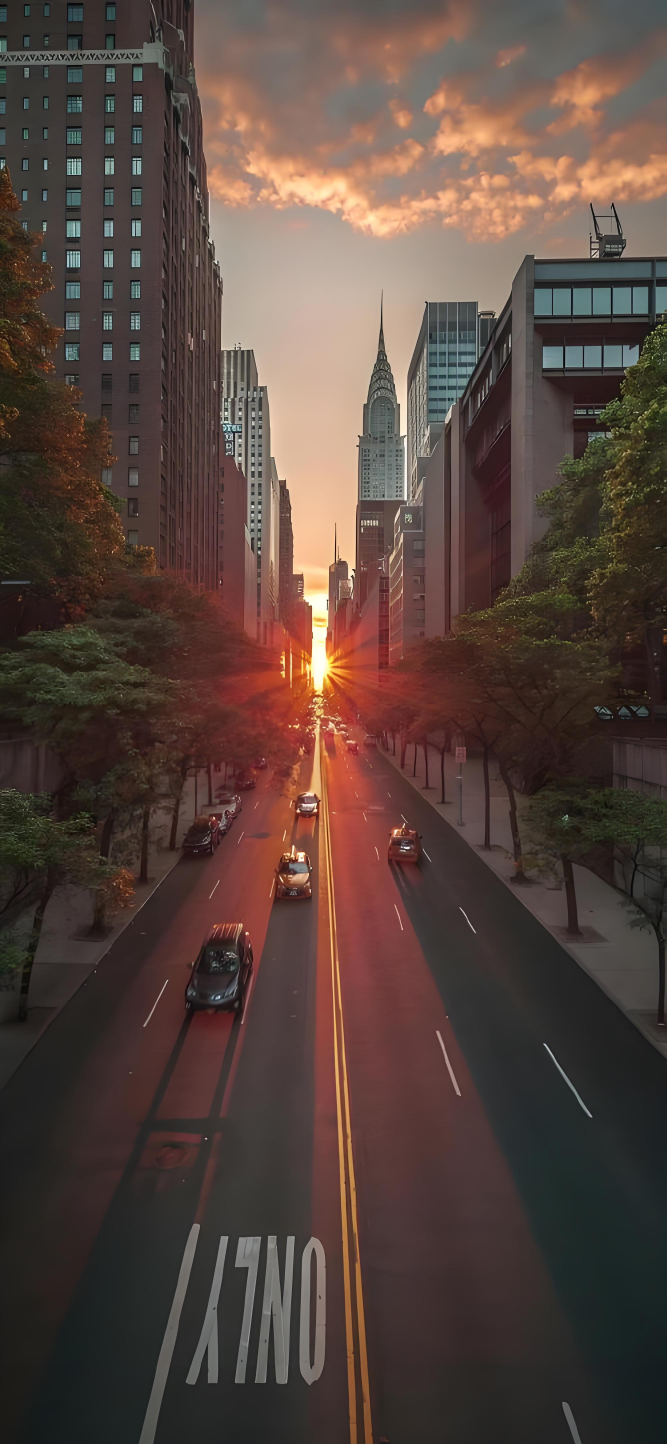
#> input picture data/beauty/beauty_01.jpg, 2000 x 4332 px (shown at 1/3 size)
$ python -i utils.py   (imports and definitions only)
#> lines starting #> are read from the running program, lines starting #| are printed output that depends on the picture; after the words box and inside, x2 and y2 are one past the last pixel; in counts of white or black regions, pixels touching at a corner belong together
#> further down, picture is the input picture: shape (4332, 2000, 3); mean B, G, R 61.8, 68.8, 87
import cv2
import numpy as np

"""
实现两幅图像的平滑拼接与色彩平衡（图像融合）。用于全景图拼接、多摄像头视野融合等场景
"""


# [55 lines left out: functions gstreamer_pipeline, convert_binary_to_bool, adjust_luminance, get_mean_statistisc, mean_luminance_ratio, not called in this run]


def get_mask(img):
    """
    将输入的彩色/灰度图像转换为二值掩码（Mask）数组。
    有像素内容（大于0）的地方变成 255（白色），没有内容的地方为 0（黑色）。
    """
    # 转为灰度图
    gray = cv2.cvtColor(img, cv2.COLOR_BGR2GRAY)
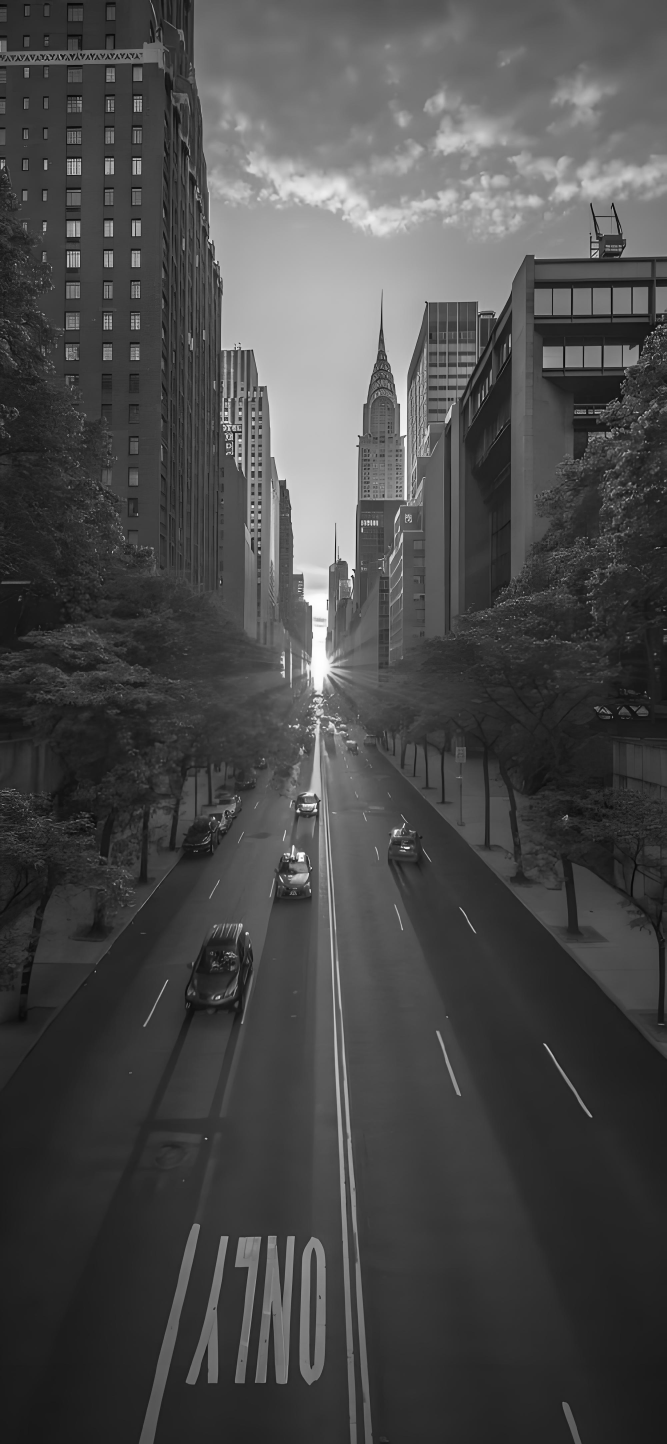
#> gray: shape (4332, 2000) (shown at 1/3 size); min 0, max 255, mean 73.5
    # 大津法/固定阈值：只要像素值大于 0，就设为 255
    ret, mask = cv2.threshold(gray, 0, 255, cv2.THRESH_BINARY)
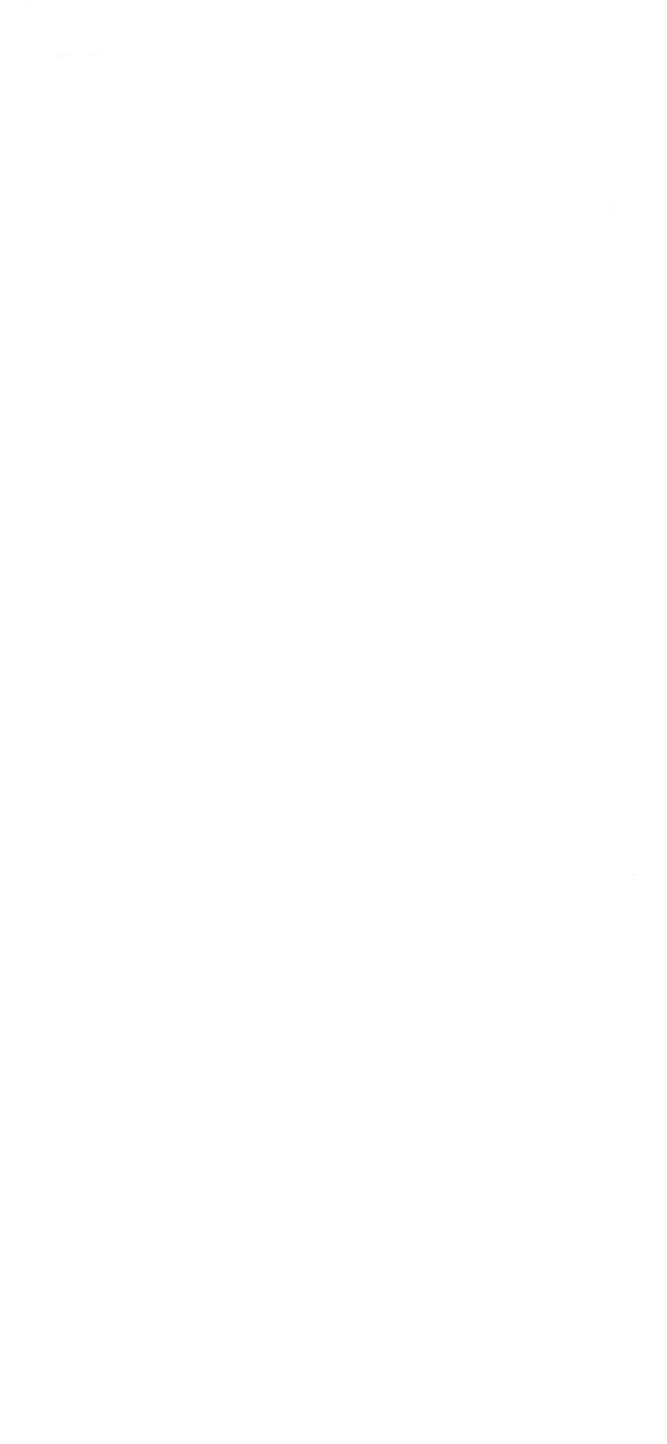
#> mask: shape (4332, 2000) (shown at 1/3 size); 100% white; black in thin lines or dots, all inside (x1, y1, x2, y2) = (75, 16, 1900, 2626)
    return mask


# [12 lines left out: function get_overlap_region_mask, not called in this run]


def get_outmost_polygon_boundary(img):
    """
    给定一个只包含图像各自非重叠（独立）区域的图像，获取其最外层的多边形边界。
    用于计算重叠区像素到图像边界的距离。
    """
    mask = get_mask(img)
    # 膨胀处理，平滑并连接可能断开的边缘
    mask = cv2.dilate(mask, np.ones((2, 2), np.uint8), iterations=2)
#> mask: shape (4332, 2000); every value is 255

    # 寻找最外层轮廓
    cnts, hierarchy = cv2.findContours(
        mask,
        cv2.RETR_EXTERNAL,  # 只检测外轮廓
        cv2.CHAIN_APPROX_SIMPLE  # 压缩水平、垂直和对角分割，只保留终点坐标
    )[-2:]  # 兼容不同 OpenCV 版本的返回值
#> cnts = [[[0, 0], [0, 4331], [1999, 4331], [1999, 0]]]

    # 按轮廓面积从大到小排序，取出面积最大的那个主要轮廓
    C = sorted(cnts, key=lambda x: cv2.contourArea(x), reverse=True)[0]
#> C = [[0, 0], [0, 4331], [1999, 4331], [1999, 0]]

    # 对轮廓进行多边形逼近（减小顶点数，使其更平滑），参数 0.009 是逼近精度
    polygon = cv2.approxPolyDP(C, 0.009 * cv2.arcLength(C, True), True)
#> polygon = [[0, 0], [0, 4331], [1999, 4331], [1999, 0]]

    return polygon


# [74 lines left out: functions get_weight_mask_matrix, make_white_balance, not called in this run]

>>> import cv2
>>> picture = cv2.imread('../../../data/beauty/beauty_01.jpg')
>>> result = get_outmost_polygon_boundary(picture)
#> result = [[0, 0], [0, 4331], [1999, 4331], [1999, 0]]

$ run again, on data/beauty/beauty_02.png
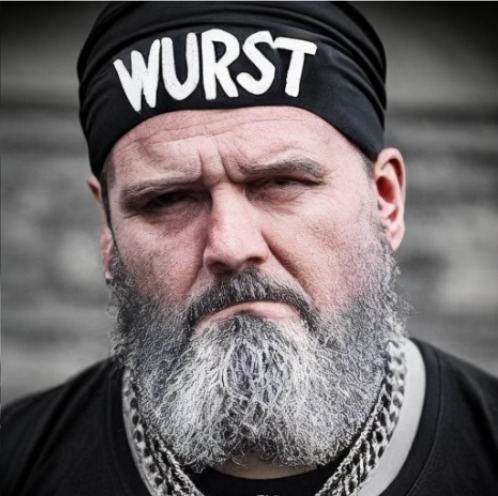
#> input picture data/beauty/beauty_02.png, 498 x 496 px
#> picture is the input picture: shape (496, 498, 3); mean B, G, R 104.3, 103.3, 110.4
#> in get_mask, `gray = cv2.cvtColor(img, cv2.COLOR_BGR2GRAY)`:
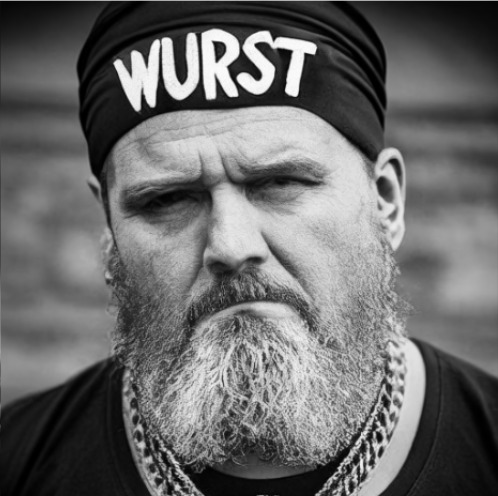
#> gray: shape (496, 498); min 0, max 254, mean 105.5
#> in get_mask, `ret, mask = cv2.threshold(gray, 0, 255, cv2.THRESH_BINARY)`:
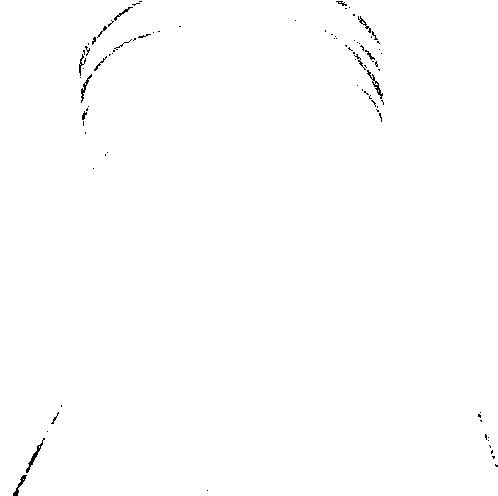
#> mask: shape (496, 498); 99.6% white; black in thin lines or dots
#> cnts = 1 item
#> C = [[0, 0], [0, 495], [14, 495], [17, 492], [18, 493], [18, 495], [497, 495], [497, 0]]
#> polygon = [[0, 0], [0, 495], [497, 495], [497, 0]]

$ run again, on data/beauty/beauty_03.png
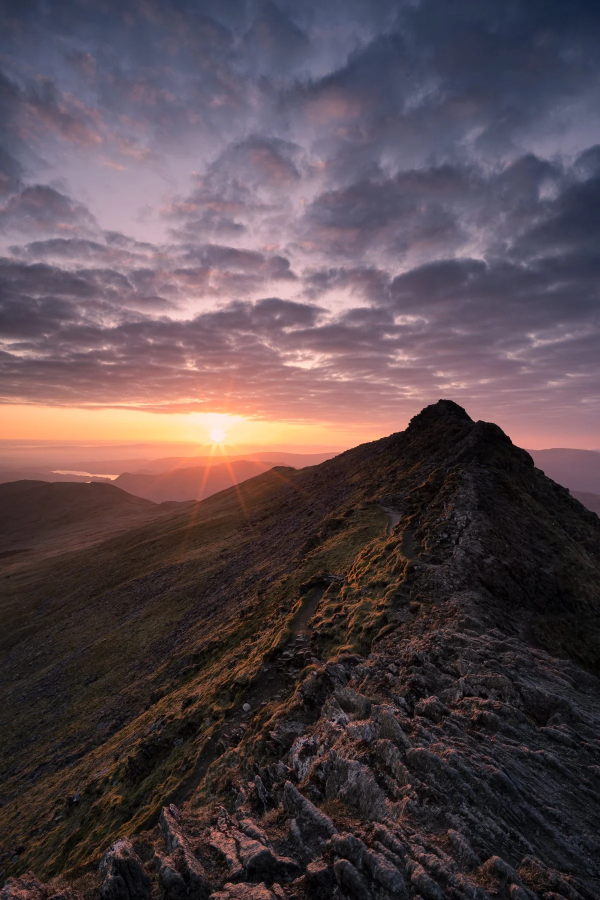
#> input picture data/beauty/beauty_03.png, 1200 x 1800 px (shown at 1/2 size)
#> picture is the input picture: shape (1800, 1200, 3); mean B, G, R 78, 72.6, 87.2
#> in get_mask, `gray = cv2.cvtColor(img, cv2.COLOR_BGR2GRAY)`:
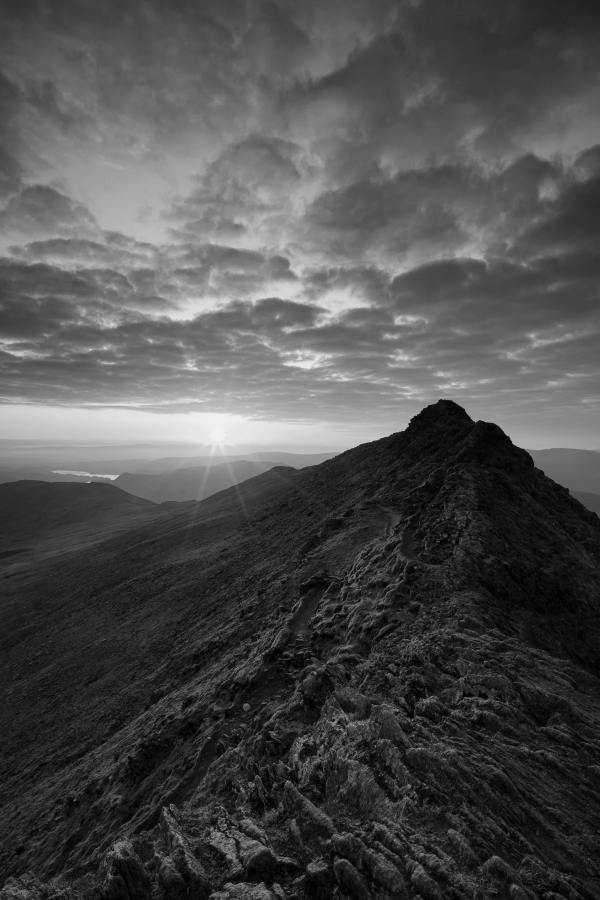
#> gray: shape (1800, 1200) (shown at 1/2 size); min 0, max 242, mean 77.6
#> cnts = [[[0, 0], [0, 1799], [1199, 1799], [1199, 0]]]
#> C = [[0, 0], [0, 1799], [1199, 1799], [1199, 0]]

$ run again, on data/beauty/beauty_04.png
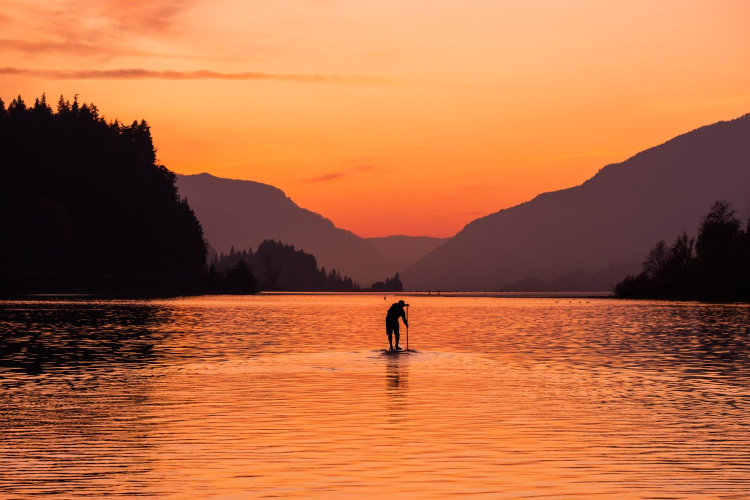
#> input picture data/beauty/beauty_04.png, 1500 x 1000 px (shown at 1/2 size)
#> picture is the input picture: shape (1000, 1500, 3); mean B, G, R 65.3, 105.8, 178.7
#> in get_mask, `gray = cv2.cvtColor(img, cv2.COLOR_BGR2GRAY)`:
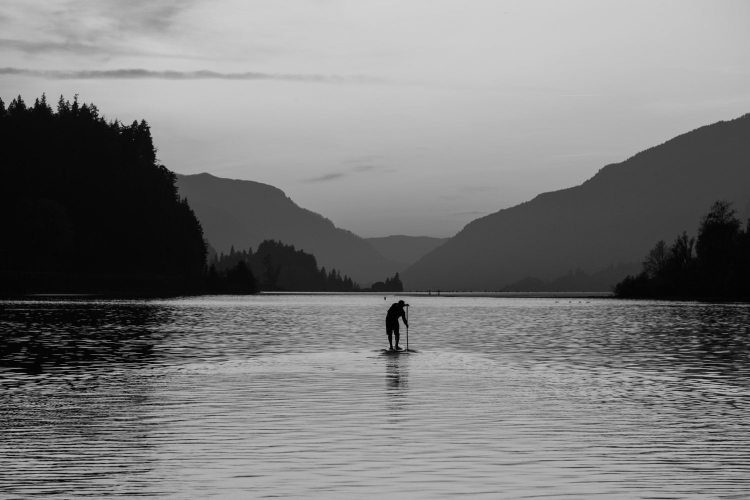
#> gray: shape (1000, 1500) (shown at 1/2 size); min 0, max 209, mean 123
#> cnts = [[[0, 0], [0, 999], [1499, 999], [1499, 0]]]
#> C = [[0, 0], [0, 999], [1499, 999], [1499, 0]]
